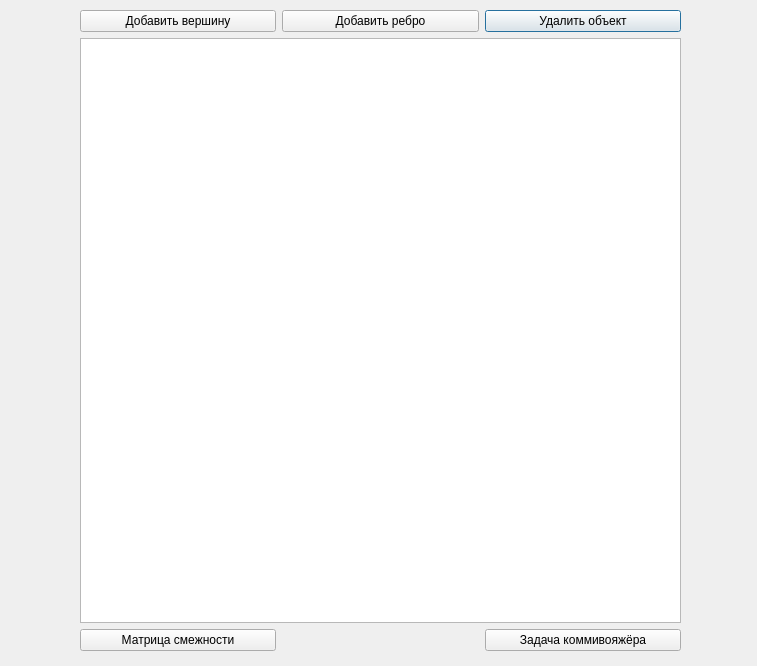
<?xml version="1.0" encoding="UTF-8"?>
<ui version="4.0">
 <class>Dialog</class>
 <widget class="QDialog" name="Dialog">
  <property name="geometry">
   <rect>
    <x>0</x>
    <y>0</y>
    <width>757</width>
    <height>666</height>
   </rect>
  </property>
  <property name="windowTitle">
   <string>Dialog</string>
  </property>
  <widget class="QWidget" name="">
   <property name="geometry">
    <rect>
     <x>80</x>
     <y>10</y>
     <width>601</width>
     <height>641</height>
    </rect>
   </property>
   <layout class="QGridLayout" name="gridLayout">
    <item row="1" column="0" colspan="3">
     <widget class="QGraphicsView" name="graphicsView"/>
    </item>
    <item row="0" column="2">
     <widget class="QPushButton" name="btnDelete">
      <property name="text">
       <string>Удалить объект</string>
      </property>
     </widget>
    </item>
    <item row="0" column="1">
     <widget class="QPushButton" name="btnAddEdge">
      <property name="text">
       <string>Добавить ребро</string>
      </property>
     </widget>
    </item>
    <item row="0" column="0">
     <widget class="QPushButton" name="btnAddVertex">
      <property name="text">
       <string>Добавить вершину</string>
      </property>
     </widget>
    </item>
    <item row="2" column="0">
     <widget class="QPushButton" name="btnAdj">
      <property name="text">
       <string>Матрица смежности</string>
      </property>
     </widget>
    </item>
    <item row="2" column="2">
     <widget class="QPushButton" name="btnTSP">
      <property name="text">
       <string>Задача коммивояжёра</string>
      </property>
     </widget>
    </item>
   </layout>
  </widget>
 </widget>
 <resources/>
 <connections/>
</ui>
